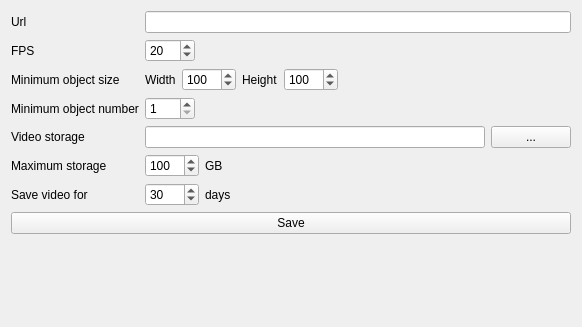
<?xml version="1.0" encoding="UTF-8"?>
<ui version="4.0">
 <class>SettingsPage</class>
 <widget class="QWidget" name="SettingsPage">
  <property name="geometry">
   <rect>
    <x>0</x>
    <y>0</y>
    <width>582</width>
    <height>327</height>
   </rect>
  </property>
  <property name="windowTitle">
   <string>Form</string>
  </property>
  <layout class="QGridLayout" name="gridLayout">
   <item row="0" column="0">
    <widget class="QLabel" name="label">
     <property name="text">
      <string>Url</string>
     </property>
    </widget>
   </item>
   <item row="0" column="1">
    <widget class="QLineEdit" name="leUrl"/>
   </item>
   <item row="1" column="0">
    <widget class="QLabel" name="label_11">
     <property name="text">
      <string>FPS</string>
     </property>
    </widget>
   </item>
   <item row="1" column="1">
    <layout class="QHBoxLayout" name="horizontalLayout_6">
     <item>
      <widget class="QSpinBox" name="sbFPS">
       <property name="minimumSize">
        <size>
         <width>50</width>
         <height>0</height>
        </size>
       </property>
       <property name="minimum">
        <number>1</number>
       </property>
       <property name="value">
        <number>20</number>
       </property>
      </widget>
     </item>
     <item>
      <spacer name="horizontalSpacer_5">
       <property name="orientation">
        <enum>Qt::Horizontal</enum>
       </property>
       <property name="sizeHint" stdset="0">
        <size>
         <width>40</width>
         <height>20</height>
        </size>
       </property>
      </spacer>
     </item>
    </layout>
   </item>
   <item row="2" column="0">
    <widget class="QLabel" name="label_2">
     <property name="text">
      <string>Minimum object size</string>
     </property>
    </widget>
   </item>
   <item row="2" column="1">
    <layout class="QHBoxLayout" name="horizontalLayout">
     <item>
      <widget class="QLabel" name="label_4">
       <property name="text">
        <string>Width</string>
       </property>
      </widget>
     </item>
     <item>
      <widget class="QSpinBox" name="sbWidth">
       <property name="minimumSize">
        <size>
         <width>50</width>
         <height>0</height>
        </size>
       </property>
       <property name="minimum">
        <number>1</number>
       </property>
       <property name="maximum">
        <number>9999</number>
       </property>
       <property name="value">
        <number>100</number>
       </property>
      </widget>
     </item>
     <item>
      <widget class="QLabel" name="label_5">
       <property name="text">
        <string>Height</string>
       </property>
      </widget>
     </item>
     <item>
      <widget class="QSpinBox" name="sbHeight">
       <property name="minimumSize">
        <size>
         <width>50</width>
         <height>0</height>
        </size>
       </property>
       <property name="minimum">
        <number>1</number>
       </property>
       <property name="maximum">
        <number>9999</number>
       </property>
       <property name="value">
        <number>100</number>
       </property>
      </widget>
     </item>
     <item>
      <spacer name="horizontalSpacer">
       <property name="orientation">
        <enum>Qt::Horizontal</enum>
       </property>
       <property name="sizeHint" stdset="0">
        <size>
         <width>40</width>
         <height>20</height>
        </size>
       </property>
      </spacer>
     </item>
    </layout>
   </item>
   <item row="3" column="0">
    <widget class="QLabel" name="label_3">
     <property name="text">
      <string>Minimum object number</string>
     </property>
    </widget>
   </item>
   <item row="3" column="1">
    <layout class="QHBoxLayout" name="horizontalLayout_2">
     <item>
      <widget class="QSpinBox" name="sbNumber">
       <property name="minimumSize">
        <size>
         <width>50</width>
         <height>0</height>
        </size>
       </property>
       <property name="minimum">
        <number>1</number>
       </property>
      </widget>
     </item>
     <item>
      <spacer name="horizontalSpacer_2">
       <property name="orientation">
        <enum>Qt::Horizontal</enum>
       </property>
       <property name="sizeHint" stdset="0">
        <size>
         <width>40</width>
         <height>20</height>
        </size>
       </property>
      </spacer>
     </item>
    </layout>
   </item>
   <item row="4" column="0">
    <widget class="QLabel" name="label_6">
     <property name="text">
      <string>Video storage</string>
     </property>
    </widget>
   </item>
   <item row="4" column="1">
    <layout class="QHBoxLayout" name="horizontalLayout_3">
     <item>
      <widget class="QLineEdit" name="leStoragePath"/>
     </item>
     <item>
      <widget class="QPushButton" name="btStoragePath">
       <property name="text">
        <string>...</string>
       </property>
      </widget>
     </item>
    </layout>
   </item>
   <item row="5" column="0">
    <widget class="QLabel" name="label_10">
     <property name="text">
      <string>Maximum storage</string>
     </property>
    </widget>
   </item>
   <item row="5" column="1">
    <layout class="QHBoxLayout" name="horizontalLayout_4">
     <item>
      <widget class="QSpinBox" name="sbMaxStorage">
       <property name="minimumSize">
        <size>
         <width>50</width>
         <height>0</height>
        </size>
       </property>
       <property name="minimum">
        <number>1</number>
       </property>
       <property name="maximum">
        <number>9999</number>
       </property>
       <property name="value">
        <number>100</number>
       </property>
      </widget>
     </item>
     <item>
      <widget class="QLabel" name="label_9">
       <property name="text">
        <string>GB</string>
       </property>
      </widget>
     </item>
     <item>
      <spacer name="horizontalSpacer_3">
       <property name="orientation">
        <enum>Qt::Horizontal</enum>
       </property>
       <property name="sizeHint" stdset="0">
        <size>
         <width>40</width>
         <height>20</height>
        </size>
       </property>
      </spacer>
     </item>
    </layout>
   </item>
   <item row="6" column="0">
    <widget class="QLabel" name="label_7">
     <property name="text">
      <string>Save video for</string>
     </property>
    </widget>
   </item>
   <item row="6" column="1">
    <layout class="QHBoxLayout" name="horizontalLayout_5">
     <item>
      <widget class="QSpinBox" name="sbMaxDays">
       <property name="minimumSize">
        <size>
         <width>50</width>
         <height>0</height>
        </size>
       </property>
       <property name="minimum">
        <number>1</number>
       </property>
       <property name="maximum">
        <number>9999</number>
       </property>
       <property name="value">
        <number>30</number>
       </property>
      </widget>
     </item>
     <item>
      <widget class="QLabel" name="label_8">
       <property name="text">
        <string>days</string>
       </property>
      </widget>
     </item>
     <item>
      <spacer name="horizontalSpacer_4">
       <property name="orientation">
        <enum>Qt::Horizontal</enum>
       </property>
       <property name="sizeHint" stdset="0">
        <size>
         <width>40</width>
         <height>20</height>
        </size>
       </property>
      </spacer>
     </item>
    </layout>
   </item>
   <item row="8" column="0">
    <spacer name="verticalSpacer">
     <property name="orientation">
      <enum>Qt::Vertical</enum>
     </property>
     <property name="sizeHint" stdset="0">
      <size>
       <width>20</width>
       <height>40</height>
      </size>
     </property>
    </spacer>
   </item>
   <item row="7" column="0" colspan="2">
    <widget class="QPushButton" name="btSave">
     <property name="text">
      <string>Save</string>
     </property>
    </widget>
   </item>
  </layout>
 </widget>
 <resources/>
 <connections/>
</ui>
